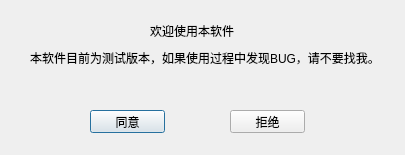
<?xml version="1.0" encoding="UTF-8"?>
<ui version="4.0">
 <class>LoginDlg</class>
 <widget class="QDialog" name="LoginDlg">
  <property name="geometry">
   <rect>
    <x>0</x>
    <y>0</y>
    <width>405</width>
    <height>155</height>
   </rect>
  </property>
  <property name="windowTitle">
   <string>Dialog</string>
  </property>
  <widget class="QPushButton" name="pushButton">
   <property name="geometry">
    <rect>
     <x>90</x>
     <y>110</y>
     <width>75</width>
     <height>23</height>
    </rect>
   </property>
   <property name="text">
    <string>同意</string>
   </property>
  </widget>
  <widget class="QPushButton" name="pushButton_2">
   <property name="geometry">
    <rect>
     <x>230</x>
     <y>110</y>
     <width>75</width>
     <height>23</height>
    </rect>
   </property>
   <property name="text">
    <string>拒绝</string>
   </property>
  </widget>
  <widget class="QLabel" name="label">
   <property name="geometry">
    <rect>
     <x>150</x>
     <y>20</y>
     <width>91</width>
     <height>21</height>
    </rect>
   </property>
   <property name="text">
    <string>欢迎使用本软件</string>
   </property>
  </widget>
  <widget class="QLabel" name="label_2">
   <property name="geometry">
    <rect>
     <x>30</x>
     <y>50</y>
     <width>361</width>
     <height>16</height>
    </rect>
   </property>
   <property name="text">
    <string>本软件目前为测试版本，如果使用过程中发现BUG，请不要找我。</string>
   </property>
  </widget>
 </widget>
 <resources/>
 <connections>
  <connection>
   <sender>pushButton</sender>
   <signal>clicked()</signal>
   <receiver>LoginDlg</receiver>
   <slot>accept()</slot>
   <hints>
    <hint type="sourcelabel">
     <x>89</x>
     <y>173</y>
    </hint>
    <hint type="destinationlabel">
     <x>246</x>
     <y>234</y>
    </hint>
   </hints>
  </connection>
  <connection>
   <sender>pushButton_2</sender>
   <signal>clicked()</signal>
   <receiver>LoginDlg</receiver>
   <slot>accept()</slot>
   <hints>
    <hint type="sourcelabel">
     <x>274</x>
     <y>180</y>
    </hint>
    <hint type="destinationlabel">
     <x>330</x>
     <y>220</y>
    </hint>
   </hints>
  </connection>
 </connections>
</ui>
